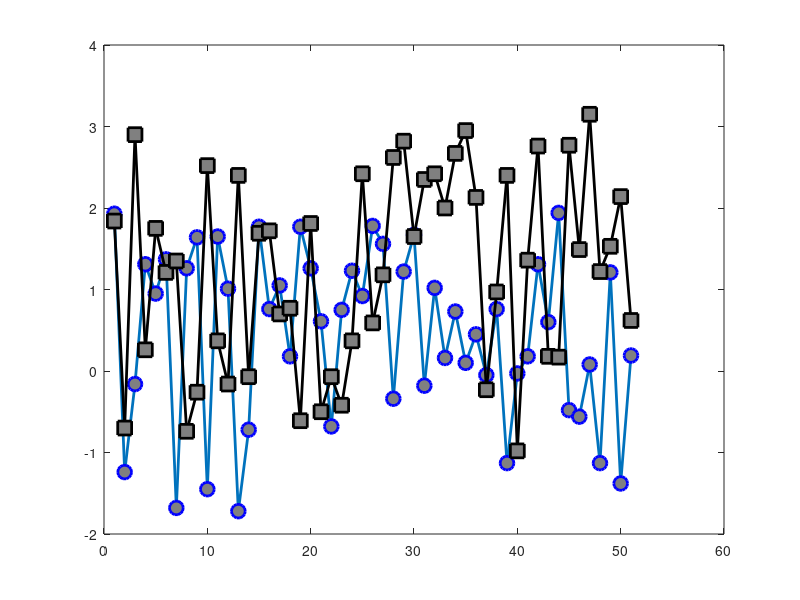

Recreate this plot in MATLAB. (Note: this script raises an error after producing the figure.)
x1=[1.93
-1.24
-0.16
1.31
0.95
1.37
-1.68
1.26
1.64
-1.45
1.65
1.01
-1.72
-0.72
1.77
0.76
1.05
0.18
1.77
1.26
0.61
-0.68
0.75
1.23
0.92
1.78
1.56
-0.34
1.22
1.67
-0.18
1.02
0.16
0.73
0.10
0.45
-0.05
0.76
-1.13
-0.03
0.18
1.31
0.60
1.94
-0.48
-0.56
0.08
-1.13
1.21
-1.38
0.19];
x2=[1.84
-0.70
2.90
0.26
1.75
1.21
1.35
-0.74
-0.26
2.52
0.37
-0.16
2.40
-0.07
1.69
1.72
0.70
0.77
-0.61
1.81
-0.50
-0.07
-0.42
0.37
2.42
0.59
1.18
2.62
2.82
1.65
2.35
2.42
2.00
2.67
2.95
2.13
-0.23
0.97
2.40
-0.98
1.36
2.76
0.18
0.17
2.77
1.49
3.15
1.22
1.53
2.14
0.62];
x4=[2.03
2.58
3.33
2.26
0.81
2.42
-0.68
1.19
1.08
0.58
0.91
0.16
2.44
0.54
0.70
2.13
0.95
0.65
0.69
0.96
1.33
1.77
1.88
1.28
1.47
1.03
1.99
-0.41
0.08
1.05
1.15
1.56
-0.80
1.71
1.39
1.92
0.15
0.94
-0.72
2.68
0.41
0.80
1.58
1.45
1.67
0.61
1.50
1.36
1.23
-0.64
-0.53];
y=1:1:51;
x1max=max(x1);
y1max=find(x1==x1max);
x2max=max(x2);
y2max=find(x2==x2max);
x4max=max(x4);
y4max=find(x4==x4max);
figure
plot(y,x1,'-o','LineWidth',2,...
    'MarkerSize',10,...
    'MarkerEdgeColor','b',...
    'MarkerFaceColor',[0.5,0.5,0.5])
hold on
plot(y,x2,'-ks','LineWidth',2,...
    'MarkerSize',10,...
    'MarkerEdgeColor','k',...
    'MarkerFaceColor',[0.5,0.5,0.5])
plot(y,x4,'-P','LineWidth',2,...
    'MarkerSize',10,...
    'MarkerEdgeColor','r',...
    'MarkerFaceColor',[0.5,0.5,0.5])
plot(y1max,x1max,'-^','LineWidth',2,...
    'MarkerSize',20,...
    'MarkerEdgeColor','r',...
    'MarkerFaceColor',[0.5,0.5,0.5])
plot(y2max,x2max,'-^','LineWidth',2,...
    'MarkerSize',20,...
    'MarkerEdgeColor','r',...
    'MarkerFaceColor',[0.5,0.5,0.5])
plot(y4max,x4max,'-^','LineWidth',2,...
    'MarkerSize',20,...
    'MarkerEdgeColor','r',...
    'MarkerFaceColor',[0.5,0.5,0.5])
legend('FMNIST-1','FMNIST-2','FMNIST-4','location','best')
xlabel('Trial','fontweight','bold','FontSize',16)
set(gca,'XTickLabelMode','auto')
ylabel('Gain(%)','fontweight','bold','FontSize',16)
set(gca,'XLim',[1 51])
ax = gca;
ax.FontSize = 16; 
fig = gcf;
fig.PaperPositionMode = 'auto'
fig_pos = fig.PaperPosition;
fig.PaperSize = [fig_pos(3) fig_pos(4)];
print(fig, 'FMNIST_25.pdf', '-dpdf')